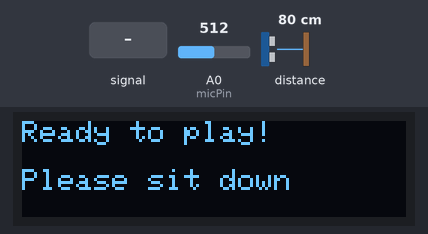
The program below on a simulated Arduino Nano 33 IoT. On the bench: 128×32 one-colour display. The inputs (shaded band) are chosen by the test bench; at power-on: distance to the obstacle 80 cm, A0 (micPin) = 512. WiFi joins after 1.5 s; servers stay silent unless stated; no MQTT or app messages arrive unless stated; not simulated (calls return 0 or success): arduino_secrets.h; what the program prints to the serial monitor is not drawn.

Above: at 4.0 s.
15.4 s: distance to the obstacle set to 2 cm
At 16.1 s:
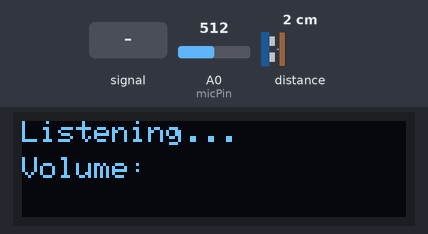
28.0 s: distance to the obstacle set to 9 cm
30.5 s: A0 (micPin) fed a 2 Hz sine of ±306 counts around its level
At 31.81 s:
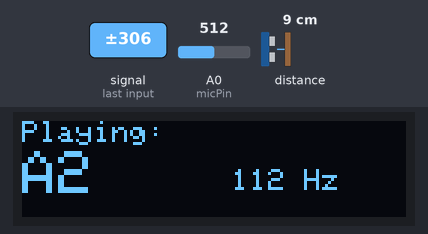
33.0 s: A0 (micPin) fed a 1000 Hz sine of ±255 counts around its level
At 35.6 s:
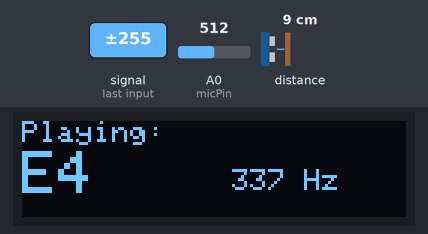
35.7 s: A0 (micPin) set to 390
At 37.2 s:
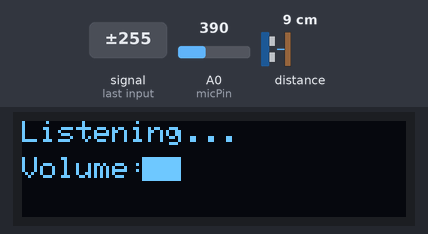
37.9 s: A0 (micPin) fed a 200 Hz sine of ±81 counts around its level
At 38.28 s:
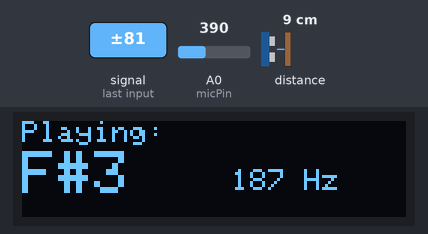
Timing chart, 0 to 40.9 s (numbered marks = the images above; inputs shaded):
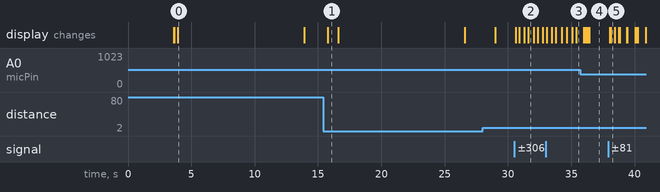

Measured:
- after the input at 15.4 s, the display: changes after 0.38 s (image 1)
- after the input at 30.5 s, the display: first changes after 0.12 s (image 2 shows a later state)
- after the input at 33.0 s, the display: changes after 0.07 s (image 3)
- after the input at 35.7 s, the display: first changes after 0.29 s (image 4 shows a later state)
- after the input at 37.9 s, the display: first changes after 0.14 s (image 5 shows a later state)
- what the display in image 0 shows lasts 10.0 s, from 3.9 s to 13.9 s
- what the display in image 1 shows lasts 0.8 s, from 15.8 s to 16.6 s

The program:

main.cpp
```cpp
#include <Arduino.h>
#include <WiFiNINA.h>
#include <ArduinoMqttClient.h>
#include <Wire.h>
#include <VL53L0X.h>
#include <Adafruit_SSD1306.h>
#include <Adafruit_GFX.h>
#include "arduino_secrets.h"
#include <arduinoFFT.h>

const int micPin = A0;
const int sampleSize = 10;
const long oledTimeout = 10000;  // oled timeout

// Add distance threshold constants
const int DISTANCE_MIN_THRESHOLD = 75;  // Minimum distance threshold (75mm)
const int DISTANCE_MAX_THRESHOLD = 400; // Maximum distance threshold (400mm)

// FFT constants
#define SAMPLES 128             // Must be a power of 2
#define SAMPLING_FREQUENCY 5000 // Hz, must be less than 10000 due to ADC

// FFT variables
double vReal[SAMPLES];
double vImag[SAMPLES];
ArduinoFFT<double> FFT = ArduinoFFT<double>(vReal, vImag, SAMPLES, SAMPLING_FREQUENCY);
unsigned int sampling_period_us;
unsigned long microseconds;
double dominantFrequency = 0;

// Note detection
const char* noteNames[] = {"C", "C#", "D", "D#", "E", "F", "F#", "G", "G#", "A", "A#", "B"};
String currentNote = "";
int currentOctave = 0;

int readings[sampleSize];
int bufferIndex = 0;
int total = 0;
bool isPlaying = false;
bool personDetected = false;
int lastSensorVal = 0;
long lastSoundTime = 0;
long lastPersonTime = 0;  // Last time a person was detected
long lastTimeSent = 0;
int interval = 2000;            // Default interval for presence/playing states (2 seconds)
const int noPresenceInterval = 60000;  // 1 minute interval for no presence state
long lastFFTTime = 0;  // Last time FFT was calculated
long lastNoteTime = 0;  // Last time a note was detected
const long silenceTimeout = 5000; // Reset note after 5 seconds of silence

const int SCREEN_WIDTH = 128;
const int SCREEN_HEIGHT = 32;
#define OLED_RESET -1
#define SCREEN_ADDRESS 0x3C
Adafruit_SSD1306 display(SCREEN_WIDTH, SCREEN_HEIGHT, &Wire, OLED_RESET);

VL53L0X sensor;

WiFiClient wifi;
MqttClient mqttClient(wifi);
char broker[] = "tigoe.net";
int port = 1883;
char topic[] = "conndev/piano";
String clientID = "justin-nano33iot-";

// Replace the current DisplayState enum with this clearer PianoState
enum PianoState {
  STATE_NO_PRESENCE,    // No one at piano
  STATE_PRESENCE_ONLY,  // Someone at piano but not playing
  STATE_PLAYING         // Someone at piano and playing
};

PianoState currentState = STATE_NO_PRESENCE;

// Microphone calibration constants for MAX9814 AGC Electret Microphone
const int MIC_DC_OFFSET = 512;  // Microphone DC offset (for a 10-bit ADC, 0-1023 range)
const int MIC_NOISE_FLOOR = 25; // Noise floor level to filter out background noise
const int MIC_MIN_THRESHOLD = 130;  // Adjusted to 150 (was 40)
const int MIC_MAX_AMPLITUDE = 350; // Maximum expected amplitude based on AGC settings
const float MIC_SCALE_FACTOR = 1.0;  // Scale factor for normalizing amplitude

// Piano note frequency constraints (A440 standard tuning)
const double LOWEST_PIANO_FREQ = 27.5;  // A0 - lowest note on a standard piano
const double HIGHEST_PIANO_FREQ = 4186.0; // C8 - highest note on a standard piano
const double BACKGROUND_FREQ_THRESHOLD = 40.0; // Filter out frequencies around 39.06 Hz (D#1)
const double BACKGROUND_FREQ_TOLERANCE = 2.0;  // Tolerance range around background frequency

// Piano note frequency constants based on A4 = 440Hz standard tuning
// Using reference from https://muted.io/note-frequencies/
const double NOTE_FREQUENCIES[] = {
  16.35, 17.32, 18.35, 19.45, 20.60, 21.83, 23.12, 24.50, 25.96, 27.50, 29.14, 30.87, // C0 to B0
  32.70, 34.65, 36.71, 38.89, 41.20, 43.65, 46.25, 49.00, 51.91, 55.00, 58.27, 61.74, // C1 to B1
  65.41, 69.30, 73.42, 77.78, 82.41, 87.31, 92.50, 98.00, 103.8, 110.0, 116.5, 123.5, // C2 to B2
  130.8, 138.6, 146.8, 155.6, 164.8, 174.6, 185.0, 196.0, 207.7, 220.0, 233.1, 246.9, // C3 to B3
  261.6, 277.2, 293.7, 311.1, 329.6, 349.2, 370.0, 392.0, 415.3, 440.0, 466.2, 493.9, // C4 to B4
  523.3, 554.4, 587.3, 622.3, 659.3, 698.5, 740.0, 784.0, 830.6, 880.0, 932.3, 987.8, // C5 to B5
  1047, 1109, 1175, 1245, 1319, 1397, 1480, 1568, 1661, 1760, 1865, 1976, // C6 to B6
  2093, 2217, 2349, 2489, 2637, 2794, 2960, 3136, 3322, 3520, 3729, 3951, // C7 to B7
  4186 // C8
};

// Improved frequency detection parameters
const double SAMPLING_FREQUENCY_ACTUAL = 4800; // Adjusted to account for sampling delay
const int FFT_FREQUENCY_CORRECTION = 1;  // Correction factor for FFT frequency calculation

// Update constants to include distance threshold
const int DISTANCE_THRESHOLD = 150;  // Only process audio when distance is below 150mm

// Add these variables near other timing variables at the top
unsigned long lastDisplayUpdateTime = 0;  // Last time display was updated
const long DISPLAY_UPDATE_INTERVAL = 250; // Minimum 250ms between display updates
String lastDisplayedNote = "";   // Track the last displayed note
int lastDisplayedOctave = 0;     // Track the last displayed octave
double lastDisplayedFrequency = 0.0; // Last displayed frequency

// Function prototypes - must be before they're used
void frequencyToNote(float frequency, String &note, int &octave);
double calculateDominantFrequency();
void connectToNetwork();
boolean connectToBroker();
int getSmoothedMicValue();
void calculateAndProcessAudio(int distance, int volume);
bool needsDisplayUpdate(PianoState state, int micValue);
void updateDisplay(PianoState state, int micValue);
void handleState(PianoState state, bool personDetected, bool isPlaying, int distance, int volume);

// Function to convert frequency to musical note and octave using a lookup approach
void frequencyToNote(float frequency, String &note, int &octave) {
  // Check if this is likely background noise or out of piano range
  if (frequency <= 0 ||
      frequency < LOWEST_PIANO_FREQ ||
      frequency > HIGHEST_PIANO_FREQ ||
      (abs(frequency - BACKGROUND_FREQ_THRESHOLD) < BACKGROUND_FREQ_TOLERANCE)) {
    note = "---";
    octave = 0;
    return;
  }

  // Apply frequency correction - the Arduino FFT often reports frequencies as multiples
  // This divides the frequency until it fits within the piano range
  double correctedFreq = frequency;
  while (correctedFreq > HIGHEST_PIANO_FREQ) {
    correctedFreq /= 2.0;
  }

  // Find closest note by comparing with reference frequencies
  int closestNoteIndex = -1;
  double minDifference = 99999;

  // Search through all piano notes to find the closest match
  for (int i = 0; i < 97; i++) {
    double difference = abs(correctedFreq - NOTE_FREQUENCIES[i]);
    double percentDifference = difference / NOTE_FREQUENCIES[i];

    // Find closest note by percentage difference (more accurate across octaves)
    if (percentDifference < minDifference) {
      minDifference = percentDifference;
      closestNoteIndex = i;
    }
  }

  // If we found a close match and it's within 10% of a known frequency
  if (closestNoteIndex >= 0 && minDifference < 0.1) {
    // Calculate octave and note - correct indexing for piano octave notation
    octave = closestNoteIndex / 12; // Piano octave numbering starts at 0
    int noteIndex = closestNoteIndex % 12;
    note = noteNames[noteIndex];

    // Debug output for verification
    // Serial.print("Raw freq: ");
    // Serial.print(frequency);
    // Serial.print(" Hz, Corrected: ");
    // Serial.print(correctedFreq);
    // Serial.print(" Hz -> ");
    // Serial.print(note);
    // Serial.print(octave);
    // Serial.print(" (");
    // Serial.print(NOTE_FREQUENCIES[closestNoteIndex]);
    // Serial.print(" Hz, diff: ");
    // Serial.print(minDifference * 100);
    // Serial.println("%)");
  } else {
    note = "---";
    octave = 0;
    Serial.print("No matching note for frequency: ");
    Serial.print(frequency);
    Serial.print(" (corrected: ");
    Serial.print(correctedFreq);
    Serial.println(")");
  }
}

// Perform FFT and find dominant frequency - updated to improve accuracy
double calculateDominantFrequency() {
  // Clear imaginary part
  for (int i = 0; i < SAMPLES; i++) {
    vImag[i] = 0;
  }

  // Sample the audio input with proper calibration
  unsigned long startTime = micros();
  for (int i = 0; i < SAMPLES; i++) {
    microseconds = micros();
    int rawValue = analogRead(micPin);
    vReal[i] = (rawValue - MIC_DC_OFFSET) * MIC_SCALE_FACTOR;
    while (micros() < microseconds + sampling_period_us) {
      // Do nothing - wait
    }
  }

  // Calculate actual sampling frequency
  unsigned long totalTime = micros() - startTime;
  double actualSamplingFreq = (SAMPLES * 1000000.0) / totalTime;

  // Apply Windowing to reduce spectral leakage
  FFT.windowing(FFT_WIN_TYP_HAMMING, FFT_FORWARD);

  // Compute FFT
  FFT.compute(FFT_FORWARD);

  // Convert from complex to magnitude
  FFT.complexToMagnitude();

  // Store magnitude spectrum for HPS
  double magnitudeSpectrum[SAMPLES/2];
  for (int i = 0; i < SAMPLES/2; i++) {
    magnitudeSpectrum[i] = vReal[i];
  }

  // Apply Harmonic Product Spectrum (HPS)
  const int numHarmonics = 3;  // Use 3 harmonics

  // Create HPS spectrum (initialized with original spectrum)
  double hpsSpectrum[SAMPLES/2];
  for (int i = 0; i < SAMPLES/2; i++) {
    hpsSpectrum[i] = magnitudeSpectrum[i];
  }

  // Multiply by downsampled versions
  for (int harmonic = 2; harmonic <= numHarmonics; harmonic++) {
    for (int i = 0; i < SAMPLES/(2*harmonic); i++) {
      // Each harmonic is at exactly harmonic*frequency
      hpsSpectrum[i] *= magnitudeSpectrum[i * harmonic];
    }
  }

  // Find the peak in the HPS
  double peakValue = 0;
  uint16_t peakIndex = 0;

  // Skip the first few bins (DC and very low freq)
  for (int i = 3; i < SAMPLES/2; i++) {
    if (hpsSpectrum[i] > peakValue) {
      peakValue = hpsSpectrum[i];
      peakIndex = i;
    }
  }

  // Calculate frequency from peak index
  double peakFreq = peakIndex * (actualSamplingFreq / SAMPLES);

  // Only return if significant
  if (peakValue > MIC_MIN_THRESHOLD) {
    return peakFreq;
  }

  return 0;
}

void connectToNetwork() {
  while (WiFi.status() != WL_CONNECTED) {
    Serial.println("Attempting WiFi connection...");
    WiFi.begin(SECRET_SSID, SECRET_PASS);
    delay(2000);
  }
  Serial.println("Connected to WiFi!");
}

boolean connectToBroker() {
  Serial.println("Connecting to MQTT...");
  mqttClient.setId(clientID);
  mqttClient.setUsernamePassword(SECRET_MQTT_USER, SECRET_MQTT_PASS);

  if (!mqttClient.connect(broker, port)) {
    Serial.print("MQTT failed. Error: ");
    Serial.println(mqttClient.connectError());
    return false;
  }

  Serial.println("MQTT connected!");
  mqttClient.subscribe(topic);
  return true;
}

void setup() {
  Serial.begin(9600);
  if (!Serial) delay(3000);

  // Calculate the sampling period
  sampling_period_us = round(1000000 * (1.0 / SAMPLING_FREQUENCY));

  //oled initialized
  if (!display.begin(SSD1306_SWITCHCAPVCC, SCREEN_ADDRESS)) {
    Serial.println("SSD1306 allocation failed");
    while (1);
  }
  display.clearDisplay();
  display.setTextSize(1);
  display.setTextColor(SSD1306_WHITE);
  display.setCursor(0, 0);
  display.println("Initializing...");
  display.display();

  connectToNetwork();
  if (!connectToBroker()) {
    Serial.println("Retrying MQTT...");
    delay(2000);
    connectToBroker();
  }

  Wire.begin();
  sensor.setTimeout(500);
  if (!sensor.init()) {
    Serial.println("Failed to initialize ToF sensor!");
    while (1);
  }
  sensor.startContinuous(50);

  for (int i = 0; i < sampleSize; i++) {
    readings[i] = 0;
  }

  display.clearDisplay();
  display.setCursor(0, 0);
  display.println("Ready!");
  display.display();
}

// smoothing out the mic readings here with proper calibration
int getSmoothedMicValue() {
  // Read with proper calibration
  int rawMicValue = analogRead(micPin);
  int calibratedValue = abs(rawMicValue - MIC_DC_OFFSET);

  // Apply the smoothing
  total -= readings[bufferIndex];
  readings[bufferIndex] = calibratedValue;
  total += calibratedValue;
  bufferIndex = (bufferIndex + 1) % sampleSize;

  return total / sampleSize;
}

void loop() {
  // Check network connections
  if (WiFi.status() != WL_CONNECTED) {
    connectToNetwork();
    return;
  }
  if (!mqttClient.connected()) {
    connectToBroker();
  }
  mqttClient.poll();

  // Read and smooth sensor values
  int sensorVal = sensor.readRangeContinuousMillimeters();
  int sensorValSmoothed = lastSensorVal * 0.9 + sensorVal * 0.1;
  lastSensorVal = sensorValSmoothed;

  // Detect presence - person is in valid distance range
  bool personDetected = (sensorValSmoothed >= DISTANCE_MIN_THRESHOLD &&
                         sensorValSmoothed <= DISTANCE_MAX_THRESHOLD);

  // Get microphone value
  int smoothedMicValue = getSmoothedMicValue();

  // Detect if playing - needs both presence AND volume above threshold
  bool isPlaying = personDetected && (smoothedMicValue > MIC_MIN_THRESHOLD);

  // Determine current state
  PianoState newState;
  if (!personDetected) {
    newState = STATE_NO_PRESENCE;
  } else if (!isPlaying) {
    newState = STATE_PRESENCE_ONLY;
  } else {
    newState = STATE_PLAYING;
  }

  // Handle state transition or continued state
  handleState(newState, personDetected, isPlaying, sensorValSmoothed, smoothedMicValue);

  // Update display if needed
  // If state has changed, always update the display
  if (currentState != newState) {
    updateDisplay(newState, smoothedMicValue);
    currentState = newState;
  }
  // Otherwise only update if the current state needs it
  else if (needsDisplayUpdate(newState, smoothedMicValue)) {
    updateDisplay(newState, smoothedMicValue);
  }

  // Power saving: turn off display after timeout period of no presence
  if (newState == STATE_NO_PRESENCE &&
      millis() - lastPersonTime > oledTimeout) {
    display.clearDisplay();
    display.display();
  }

  delay(10);
}

void handleState(PianoState state, bool personDetected, bool isPlaying,
                int distance, int volume) {

  // Update timing variables
  if (personDetected) {
    lastPersonTime = millis();
  }

  // Execute state-specific logic
  switch (state) {
    case STATE_NO_PRESENCE:
      // No presence - Use the longer interval (1 minute)
      if ((unsigned long)(millis() - lastTimeSent) > (unsigned long)noPresenceInterval) {
        lastTimeSent = millis();

        // Create JSON formatted string with all fields - null for audio data, false for presence
        String jsonMessage = "{";
        jsonMessage += "\"distance\":" + String(distance) + ",";
        jsonMessage += "\"volume\":" + String(volume) + ",";
        jsonMessage += "\"frequency\":null,";
        jsonMessage += "\"note\":null,";
        jsonMessage += "\"octave\":null,";
        jsonMessage += "\"presence\":false,";
        jsonMessage += "\"playing\":false";
        jsonMessage += "}";

        mqttClient.beginMessage(topic);
        mqttClient.print(jsonMessage);
        mqttClient.endMessage();
        Serial.println("Published no presence: " + jsonMessage);
      }
      break;

    case STATE_PRESENCE_ONLY:
      // Person present but not playing
      // Send presence data every interval
      if ((unsigned long)(millis() - lastTimeSent) > (unsigned long)interval) {
        lastTimeSent = millis();

        // Create JSON formatted string - include all fields, null for audio data
        String jsonMessage = "{";
        jsonMessage += "\"distance\":" + String(distance) + ",";
        jsonMessage += "\"volume\":" + String(volume) + ",";
        jsonMessage += "\"frequency\":null,";
        jsonMessage += "\"note\":null,";
        jsonMessage += "\"octave\":null,";
        jsonMessage += "\"presence\":true,";
        jsonMessage += "\"playing\":false";
        jsonMessage += "}";

        mqttClient.beginMessage(topic);
        mqttClient.print(jsonMessage);
        mqttClient.endMessage();
        Serial.println("Published presence: " + jsonMessage);
      }
      break;

    case STATE_PLAYING:
      // Person present and playing - calculate frequency and send data
      calculateAndProcessAudio(distance, volume);
      break;
  }
}

void calculateAndProcessAudio(int distance, int volume) {
  // Only calculate frequency if we're actively playing
  double newFrequency = calculateDominantFrequency();

  if (newFrequency > 0) {
    dominantFrequency = newFrequency;
    frequencyToNote(dominantFrequency, currentNote, currentOctave);
    lastNoteTime = millis();

    // Send MQTT message with all the data we have
    if ((unsigned long)(millis() - lastTimeSent) > (unsigned long)interval) {
      lastTimeSent = millis();

      // Create JSON formatted string - include all fields
      String jsonMessage = "{";
      jsonMessage += "\"distance\":" + String(distance) + ",";
      jsonMessage += "\"volume\":" + String(volume) + ",";

      // Include note and frequency data - always include fields
      jsonMessage += "\"frequency\":" + String(int(dominantFrequency)) + ",";

      // Check if we have valid note data
      if (currentNote != "" && currentNote != "---") {
        jsonMessage += "\"note\":\"" + currentNote + "\",";
        jsonMessage += "\"octave\":" + String(currentOctave) + ",";
      } else {
        jsonMessage += "\"note\":null,";
        jsonMessage += "\"octave\":null,";
      }

      jsonMessage += "\"presence\":true,";
      jsonMessage += "\"playing\":true";
      jsonMessage += "}";

      mqttClient.beginMessage(topic);
      mqttClient.print(jsonMessage);
      mqttClient.endMessage();
      Serial.println("Published playing: " + jsonMessage);
    }
  }
}

bool needsDisplayUpdate(PianoState state, int micValue) {
  // Always enforce minimum time between any display updates
  if (millis() - lastDisplayUpdateTime < DISPLAY_UPDATE_INTERVAL) {
    return false; // Too soon for another update
  }

  // Check if we need to update display based on current state
  switch(state) {
    case STATE_NO_PRESENCE:
      // Only update once when transitioning to this state
      // The display will show static "Ready" message until timeout
      return false; // No periodic updates for this state

    case STATE_PRESENCE_ONLY:
      // Update volume bar every 500ms
      return ((unsigned long)(millis() - lastSoundTime) > 500UL);

    case STATE_PLAYING:
      // Only update when the note or frequency changes significantly
      if (currentNote != lastDisplayedNote ||
          currentOctave != lastDisplayedOctave ||
          abs(dominantFrequency - lastDisplayedFrequency) > 2.0) {
        return true;
      }
      // Otherwise update periodically but not too often
      return ((millis() - lastDisplayUpdateTime) > 750);
  }
  return false;
}

void updateDisplay(PianoState state, int micValue) {
  display.clearDisplay();
  display.setTextColor(SSD1306_WHITE);

  // Variable declarations outside of case statements to avoid jump errors
  int barLength = 0;

  switch(state) {
    case STATE_NO_PRESENCE:
      // "Ready" display
      display.setTextSize(1);
      display.setCursor(0, 0);
      display.println("Ready to play!");
      display.setCursor(0, 16);
      display.println("Please sit down");
      break;

    case STATE_PRESENCE_ONLY:
      // "Listening" display
      display.setTextSize(1);
      display.setCursor(0, 0);
      display.println("Listening...");

      // Simple volume bar
      display.setCursor(0, 12);
      display.print("Volume: ");
      barLength = map(constrain(micValue, 0, MIC_MAX_AMPLITUDE),
                      0, MIC_MAX_AMPLITUDE, 0, 40);
      for (int i = 0; i < barLength; i++) {
        display.fillRect(40 + i, 12, 1, 8, SSD1306_WHITE);
      }
      break;

    case STATE_PLAYING:
      // "Playing" display with note information
      display.setTextSize(1);
      display.setCursor(0, 0);
      display.println("Playing:");

      // Note name in large text
      display.setTextSize(2);
      display.setCursor(0, 10);
      display.print(currentNote);
      display.print(currentOctave);

      // Frequency in smaller text
      display.setTextSize(1);
      display.setCursor(70, 16);
      display.print(int(dominantFrequency));
      display.print(" Hz");

      // Save what we displayed for comparison later
      lastDisplayedNote = currentNote;
      lastDisplayedOctave = currentOctave;
      lastDisplayedFrequency = dominantFrequency;
      break;
  }

  display.display();
  lastSoundTime = millis();
  lastDisplayUpdateTime = millis(); // Track when we updated the display
}
```
